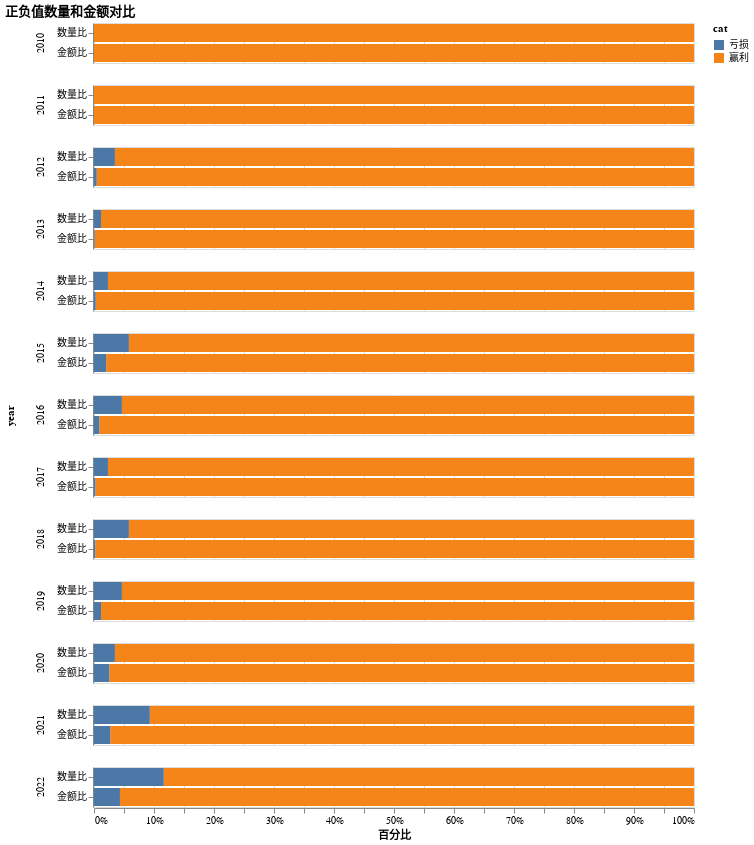

The cell this chart's notebook holds for it:
### Code cell
profit.plot_neg_pos_compare(profit.indudf)

### Figure 1 — Vega-Lite specification as saved in the notebook (floating-point values rounded to 4 significant figures)
{"config": {"view": {"continuousWidth": 300, "continuousHeight": 300}}, "data": {"name": "data-5f7ebeb055325a02cb3eac64d19bdd61"}, "mark": {"type": "bar"}, "encoding": {"color": {"field": "cat", "type": "nominal"}, "row": {"field": "year", "type": "nominal"}, "x": {"axis": {"title": "百分比"}, "field": "profit", "stack": "normalize", "type": "quantitative"}, "y": {"axis": {"title": null}, "field": "typ", "type": "ordinal"}}, "title": "正负值数量和金额对比", "width": 600, "$schema": "https://vega.github.io/schema/vega-lite/v5.8.0.json", "datasets": {"data-5f7ebeb055325a02cb3eac64d19bdd61": [{"year": "2010", "profit": 86.0, "cat": "赢利", "typ": "数量比"}, {"year": "2011", "profit": 86.0, "cat": "赢利", "typ": "数量比"}, {"year": "2012", "profit": 83.0, "cat": "赢利", "typ": "数量比"}, {"year": "2013", "profit": 85.0, "cat": "赢利", "typ": "数量比"}, {"year": "2014", "profit": 84.0, "cat": "赢利", "typ": "数量比"}, {"year": "2015", "profit": 81.0, "cat": "赢利", "typ": "数量比"}, {"year": "2016", "profit": 82.0, "cat": "赢利", "typ": "数量比"}, {"year": "2017", "profit": 84.0, "cat": "赢利", "typ": "数量比"}, {"year": "2018", "profit": 81.0, "cat": "赢利", "typ": "数量比"}, {"year": "2019", "profit": 82.0, "cat": "赢利", "typ": "数量比"}, {"year": "2020", "profit": 83.0, "cat": "赢利", "typ": "数量比"}, {"year": "2021", "profit": 78.0, "cat": "赢利", "typ": "数量比"}, {"year": "2022", "profit": 76.0, "cat": "赢利", "typ": "数量比"}, {"year": "2012", "profit": 3.0, "cat": "亏损", "typ": "数量比"}, {"year": "2013", "profit": 1.0, "cat": "亏损", "typ": "数量比"}, {"year": "2014", "profit": 2.0, "cat": "亏损", "typ": "数量比"}, {"year": "2015", "profit": 5.0, "cat": "亏损", "typ": "数量比"}, {"year": "2016", "profit": 4.0, "cat": "亏损", "typ": "数量比"}, {"year": "2017", "profit": 2.0, "cat": "亏损", "typ": "数量比"}, {"year": "2018", "profit": 5.0, "cat": "亏损", "typ": "数量比"}, {"year": "2019", "profit": 4.0, "cat": "亏损", "typ": "数量比"}, {"year": "2020", "profit": 3.0, "cat": "亏损", "typ": "数量比"}, {"year": "2021", "profit": 8.0, "cat": "亏损", "typ": "数量比"}, {"year": "2022", "profit": 10.0, "cat": "亏损", "typ": "数量比"}, {"year": "2010", "profit": 1845000000000.0, "cat": "赢利", "typ": "金额比"}, {"year": "2011", "profit": 2253000000000.0, "cat": "赢利", "typ": "金额比"}, {"year": "2012", "profit": 2181000000000.0, "cat": "赢利", "typ": "金额比"}, {"year": "2013", "profit": 2511000000000.0, "cat": "赢利", "typ": "金额比"}, {"year": "2014", "profit": 2767000000000.0, "cat": "赢利", "typ": "金额比"}, {"year": "2015", "profit": 2945000000000.0, "cat": "赢利", "typ": "金额比"}, {"year": "2016", "profit": 3102000000000.0, "cat": "赢利", "typ": "金额比"}, {"year": "2017", "profit": 3719000000000.0, "cat": "赢利", "typ": "金额比"}, {"year": "2018", "profit": 3946000000000.0, "cat": "赢利", "typ": "金额比"}, {"year": "2019", "profit": 4281000000000.0, "cat": "赢利", "typ": "金额比"}, {"year": "2020", "profit": 4434000000000.0, "cat": "赢利", "typ": "金额比"}, {"year": "2021", "profit": 5289000000000.0, "cat": "赢利", "typ": "金额比"}, {"year": "2022", "profit": 5432000000000.0, "cat": "赢利", "typ": "金额比"}, {"year": "2012", "profit": 9963000000.0, "cat": "亏损", "typ": "金额比"}, {"year": "2013", "profit": 2688000000.0, "cat": "亏损", "typ": "金额比"}, {"year": "2014", "profit": 8047000000.0, "cat": "亏损", "typ": "金额比"}, {"year": "2015", "profit": 61020000000.0, "cat": "亏损", "typ": "金额比"}, {"year": "2016", "profit": 27820000000.0, "cat": "亏损", "typ": "金额比"}, {"year": "2017", "profit": 8689000000.0, "cat": "亏损", "typ": "金额比"}, {"year": "2018", "profit": 8675000000.0, "cat": "亏损", "typ": "金额比"}, {"year": "2019", "profit": 50680000000.0, "cat": "亏损", "typ": "金额比"}, {"year": "2020", "profit": 116000000000.0, "cat": "亏损", "typ": "金额比"}, {"year": "2021", "profit": 147300000000.0, "cat": "亏损", "typ": "金额比"}, {"year": "2022", "profit": 245700000000.0, "cat": "亏损", "typ": "金额比"}]}}
